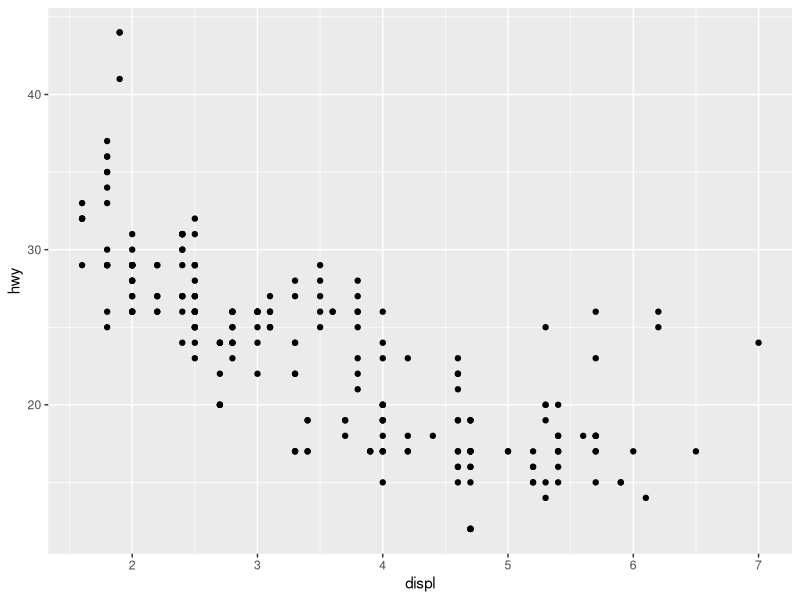
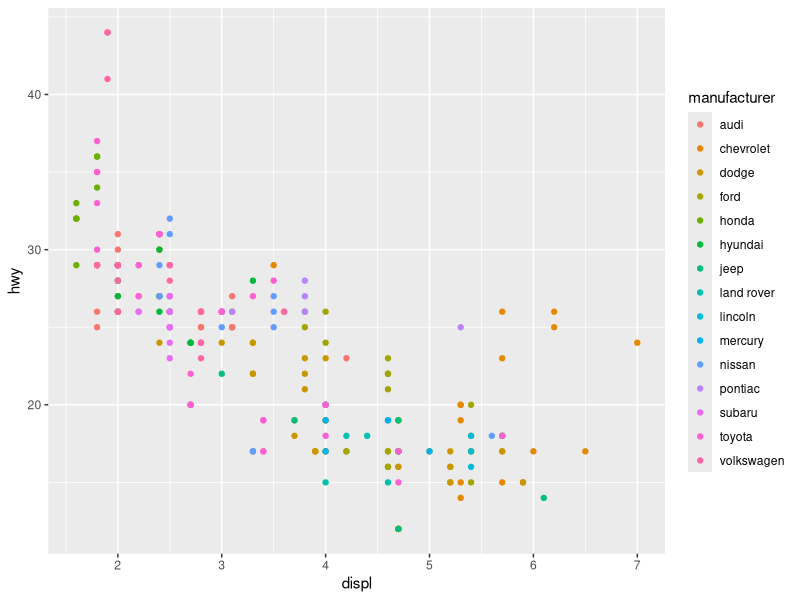
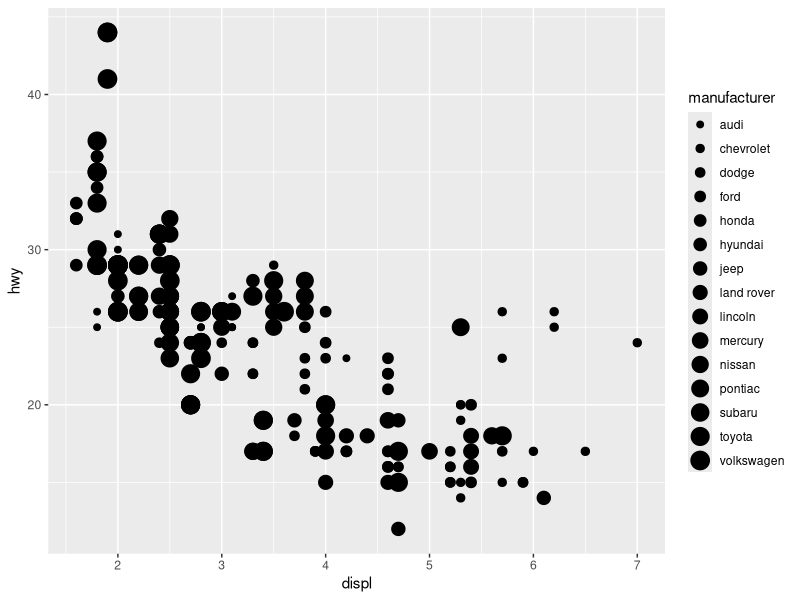
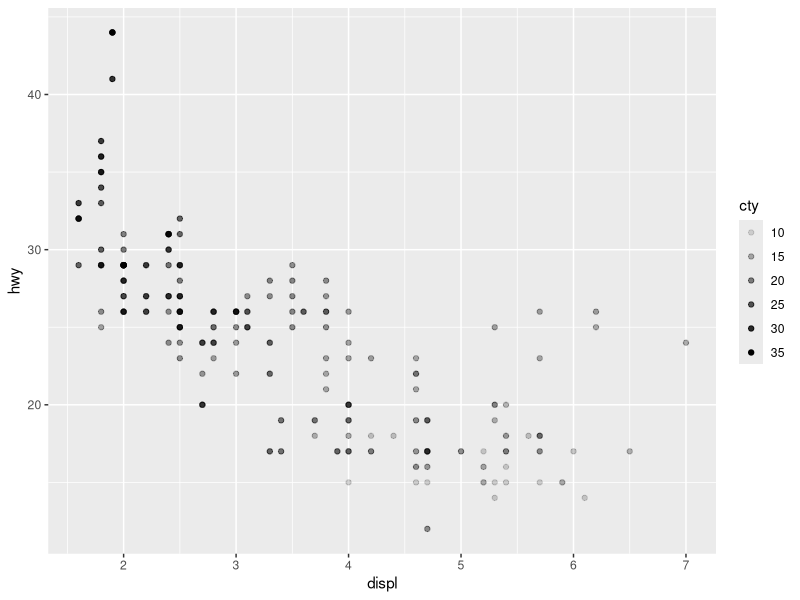
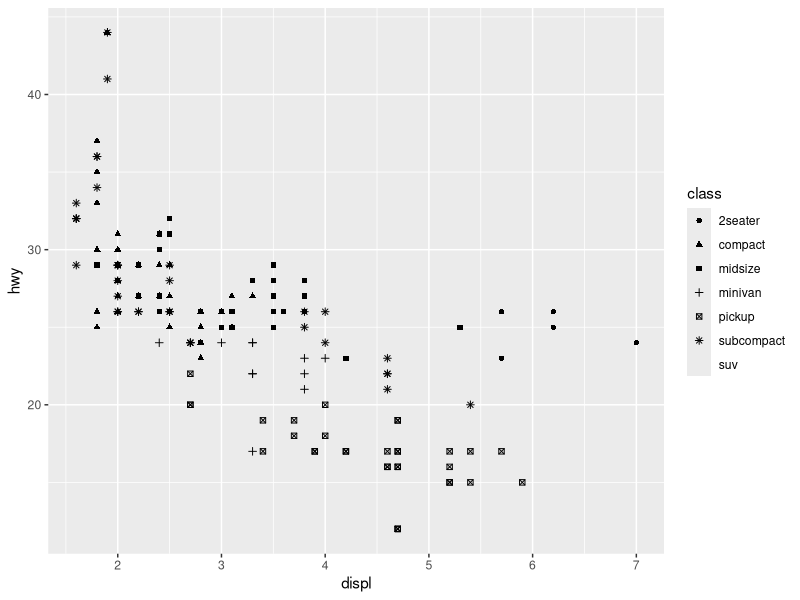
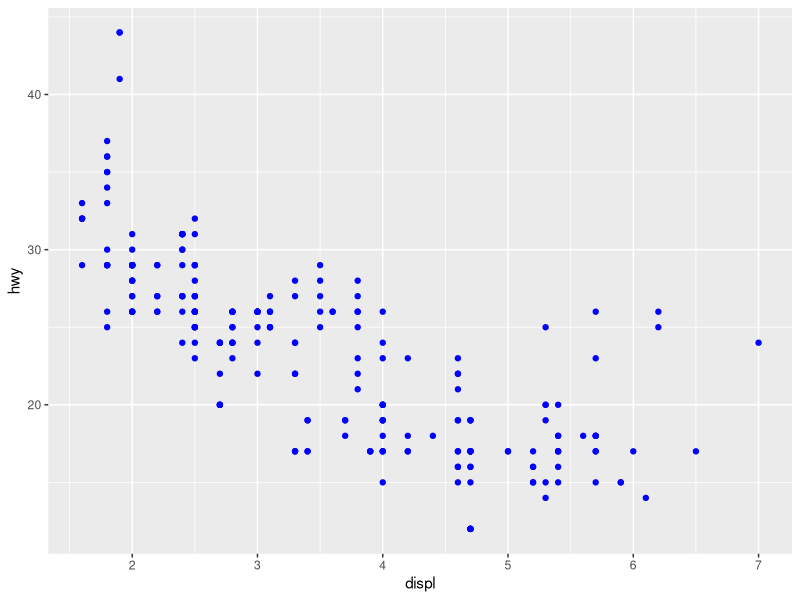
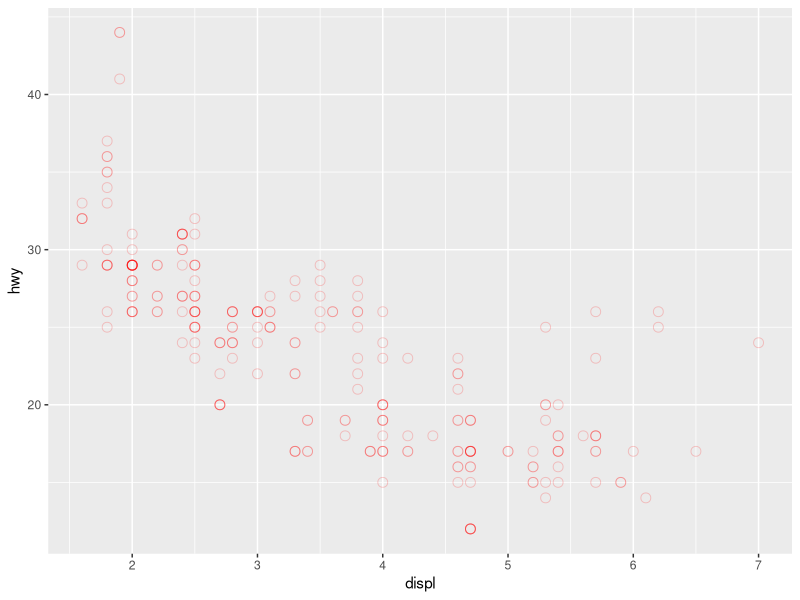

Here is the R script that generated these plots, in order:
## ---- chunk 1
library(ggplot2)
## ---- chunk 2
ggplot(mpg, aes(x= displ, y= hwy))+
  geom_point()
## ---- chunk 3
mpg
## ---- chunk 4
ggplot(mpg, aes(x= displ, y= hwy, color= manufacturer))+
  geom_point()
## ---- chunk 5
ggplot(mpg, aes(x= displ, y= hwy, size = manufacturer))+
  geom_point()
## ---- chunk 6
ggplot(mpg, aes(x= displ, y= hwy, alpha = cty))+
  geom_point()
## ---- chunk 7
ggplot(mpg, aes(x= displ, y= hwy, shape = class))+
  geom_point()
## ---- chunk 8
ggplot(mpg)+
  geom_point(mapping= aes(x= displ, y= hwy), color = "blue")
## ---- chunk 9
ggplot(mpg)+
  geom_point(mapping = aes(x= displ, y= hwy), color= "red", size = 3, alpha= 0.2, shape = 1)
